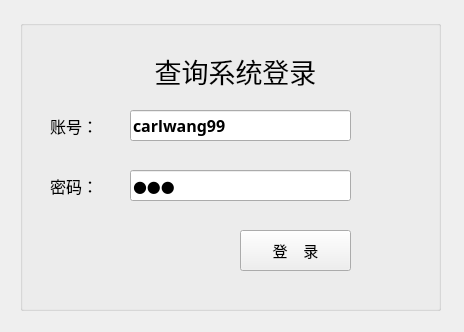
<?xml version="1.0" encoding="UTF-8"?>
<ui version="4.0">
 <class>logindialog</class>
 <widget class="QDialog" name="logindialog">
  <property name="geometry">
   <rect>
    <x>0</x>
    <y>0</y>
    <width>464</width>
    <height>332</height>
   </rect>
  </property>
  <property name="windowTitle">
   <string>Dialog</string>
  </property>
  <widget class="QGroupBox" name="groupBox">
   <property name="enabled">
    <bool>true</bool>
   </property>
   <property name="geometry">
    <rect>
     <x>20</x>
     <y>20</y>
     <width>421</width>
     <height>291</height>
    </rect>
   </property>
   <property name="sizePolicy">
    <sizepolicy hsizetype="Expanding" vsizetype="Expanding">
     <horstretch>0</horstretch>
     <verstretch>0</verstretch>
    </sizepolicy>
   </property>
   <property name="title">
    <string/>
   </property>
   <widget class="QLabel" name="label_4">
    <property name="geometry">
     <rect>
      <x>90</x>
      <y>30</y>
      <width>251</width>
      <height>41</height>
     </rect>
    </property>
    <property name="font">
     <font>
      <family>微软雅黑</family>
      <pointsize>20</pointsize>
      <weight>50</weight>
      <bold>false</bold>
     </font>
    </property>
    <property name="text">
     <string>查询系统登录</string>
    </property>
    <property name="alignment">
     <set>Qt::AlignCenter</set>
    </property>
   </widget>
   <widget class="QLabel" name="label_5">
    <property name="geometry">
     <rect>
      <x>30</x>
      <y>90</y>
      <width>81</width>
      <height>31</height>
     </rect>
    </property>
    <property name="font">
     <font>
      <family>微软雅黑</family>
      <pointsize>12</pointsize>
      <weight>50</weight>
      <bold>false</bold>
     </font>
    </property>
    <property name="cursor">
     <cursorShape>PointingHandCursor</cursorShape>
    </property>
    <property name="text">
     <string>账号：</string>
    </property>
   </widget>
   <widget class="QLabel" name="label_6">
    <property name="geometry">
     <rect>
      <x>30</x>
      <y>150</y>
      <width>81</width>
      <height>31</height>
     </rect>
    </property>
    <property name="font">
     <font>
      <family>微软雅黑</family>
      <pointsize>12</pointsize>
      <weight>50</weight>
      <bold>false</bold>
      <stylestrategy>PreferAntialias</stylestrategy>
     </font>
    </property>
    <property name="cursor">
     <cursorShape>PointingHandCursor</cursorShape>
    </property>
    <property name="text">
     <string>密码：</string>
    </property>
   </widget>
   <widget class="QPushButton" name="Login_Button_2">
    <property name="geometry">
     <rect>
      <x>220</x>
      <y>210</y>
      <width>111</width>
      <height>41</height>
     </rect>
    </property>
    <property name="font">
     <font>
      <family>微软雅黑</family>
      <pointsize>11</pointsize>
      <weight>50</weight>
      <bold>false</bold>
     </font>
    </property>
    <property name="cursor">
     <cursorShape>PointingHandCursor</cursorShape>
    </property>
    <property name="text">
     <string>登    录</string>
    </property>
    <property name="autoDefault">
     <bool>false</bool>
    </property>
   </widget>
   <widget class="QLineEdit" name="UserNames_2">
    <property name="geometry">
     <rect>
      <x>110</x>
      <y>90</y>
      <width>221</width>
      <height>31</height>
     </rect>
    </property>
    <property name="font">
     <font>
      <family>微软雅黑</family>
      <pointsize>12</pointsize>
      <weight>75</weight>
      <bold>true</bold>
     </font>
    </property>
    <property name="text">
     <string>carlwang99</string>
    </property>
   </widget>
   <widget class="QLineEdit" name="PassWords_2">
    <property name="geometry">
     <rect>
      <x>110</x>
      <y>150</y>
      <width>221</width>
      <height>31</height>
     </rect>
    </property>
    <property name="font">
     <font>
      <family>微软雅黑</family>
      <pointsize>12</pointsize>
      <weight>75</weight>
      <bold>true</bold>
     </font>
    </property>
    <property name="text">
     <string>123</string>
    </property>
    <property name="echoMode">
     <enum>QLineEdit::Password</enum>
    </property>
    <property name="placeholderText">
     <string/>
    </property>
   </widget>
  </widget>
 </widget>
 <resources/>
 <connections/>
</ui>
